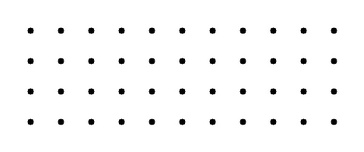
#> input picture Proyecto Final/calibration_images/dot_pattern.jpg, 364 x 152 px, shrunk from 600 x 250 before the run
$ python 'Calibración.py'
#> lines starting #> are read from the running program, lines starting #| are printed output that depends on the picture; after the words box and inside, x2 and y2 are one past the last pixel; in counts of white or black regions, pixels touching at a corner belong together
import cv2
import numpy as np
import matplotlib.pyplot as plt
import os

# Configuración del patrón de puntos
pattern_size = (11, 4)  # Número de puntos en el patrón (ancho, alto)

# Criterios de terminación
criteria = (cv2.TERM_CRITERIA_EPS + cv2.TERM_CRITERIA_MAX_ITER, 30, 0.001)

# Lista de nombres de archivos de imagen
images = [
    'calibration_images/dot_pattern.jpg',
    'calibration_images/1.jpg',
    'calibration_images/2.jpg',
    'calibration_images/3.jpg'
]

# Función para verificar si el archivo existe
def verificar_archivo(filepath):
    if not os.path.exists(filepath):
        print(f"Advertencia: No se pudo encontrar el archivo {filepath}")
        return False
    return True

objpoints = []
imgpoints = []

objp = np.zeros((pattern_size[0] * pattern_size[1], 3), np.float32)
objp[:, :2] = np.mgrid[0:pattern_size[0], 0:pattern_size[1]].T.reshape(-1, 2)

img_shape = None

results_final = []

for filepath in images:
    if not verificar_archivo(filepath):
        continue

    img = cv2.imread(filepath)
#> img is the input picture: shape (152, 364, 3); min 0, max 255, mean 248.8
    if img is None:
        results_final.append(f"Error: No se pudo cargar la imagen {filepath}")
        continue

    gray = cv2.cvtColor(img, cv2.COLOR_BGR2GRAY)
    gray = cv2.equalizeHist(gray)
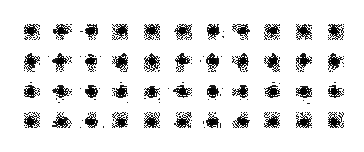
#> gray: shape (152, 364); min 0, max 255, mean 229.4
    gray = cv2.GaussianBlur(gray, (5, 5), 0)
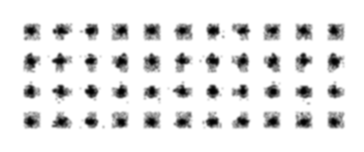
#> gray: shape (152, 364); min 1, max 255, mean 229.4

    ret, centers = cv2.findCirclesGrid(gray, pattern_size, cv2.CALIB_CB_SYMMETRIC_GRID)
#> ret = False

    if ret:
        results_final.append(f'Puntos encontrados en {os.path.basename(filepath)}')
        imgpoints.append(centers)
        objpoints.append(objp)

        img = cv2.drawChessboardCorners(img, pattern_size, centers, ret)

        # Mostrar los puntos detectados
        plt.imshow(cv2.cvtColor(img, cv2.COLOR_BGR2RGB))
        plt.title(f'Puntos del Patrón de Puntos Detectados: {os.path.basename(filepath)}')
        plt.axis('off')
        plt.show()
    else:
        results_final.append(f'No se encontraron puntos en {os.path.basename(filepath)}')
#> pass 2 of the loop `for filepath in images:`:
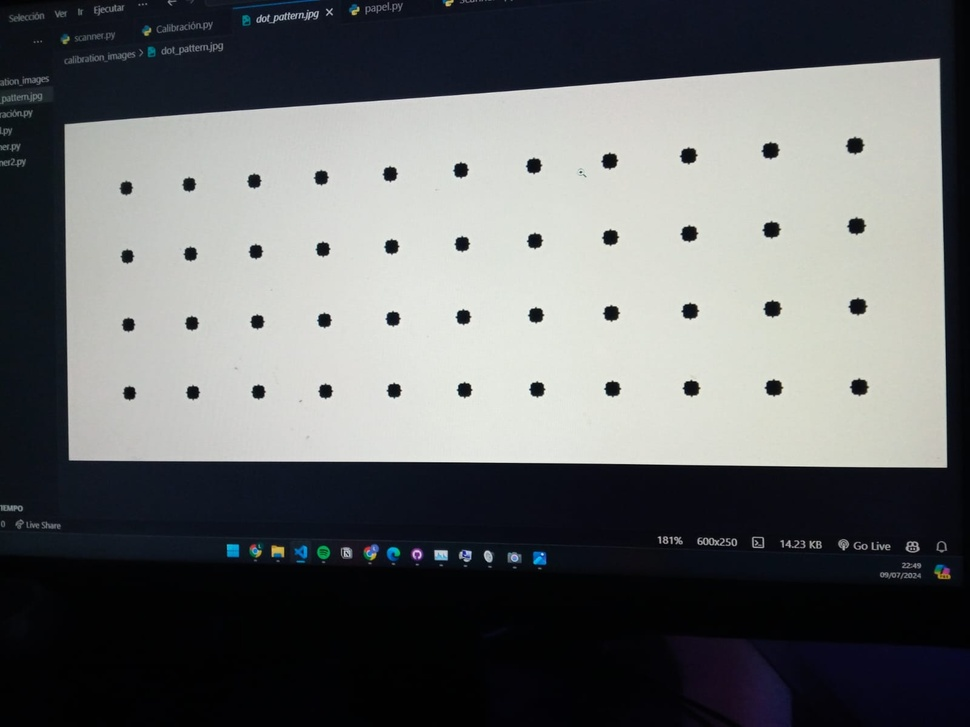
#> input picture Proyecto Final/calibration_images/1.jpg, 970 x 727 px, shrunk from 1600 x 1200 before the run
#> img is the input picture: shape (727, 970, 3); mean B, G, R 105.1, 104.2, 102.1
#> `gray = cv2.equalizeHist(gray)`:
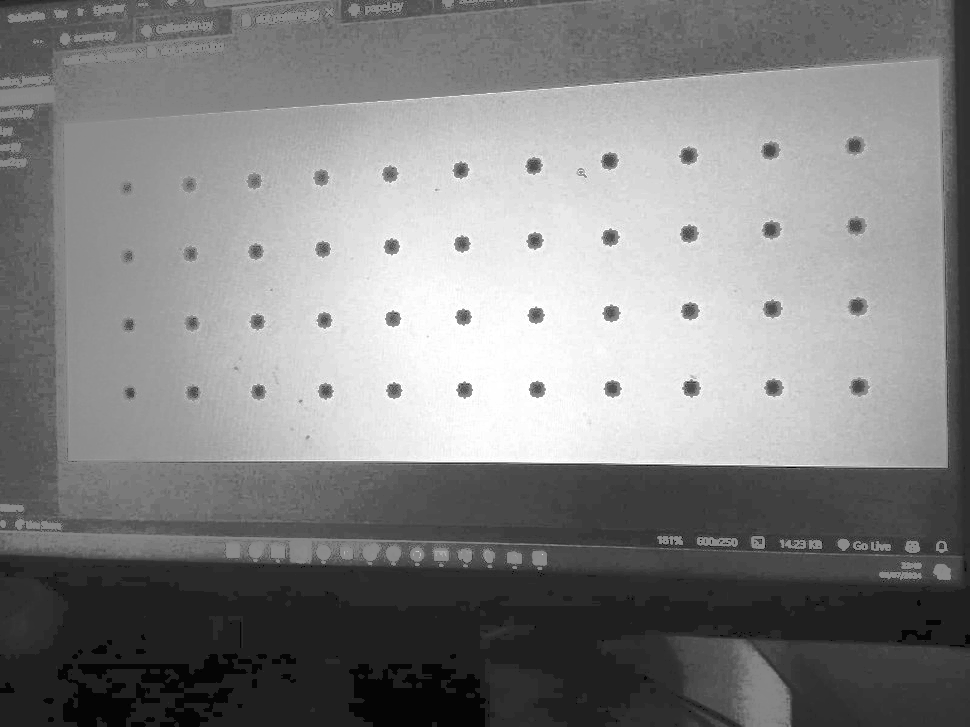
#> gray: shape (727, 970); min 0, max 255, mean 130.6
#> ret = True; centers = 44 rows, first 8: [126.5, 187.5], [189, 184], [253.9, 180.4], [321.1, 177], [389.7, 173.5], [460.5, 169.6], [533.4, 165.2], [609.1, 160.4]
#> `img = cv2.drawChessboardCorners(img, pattern_size, centers, ret)`:
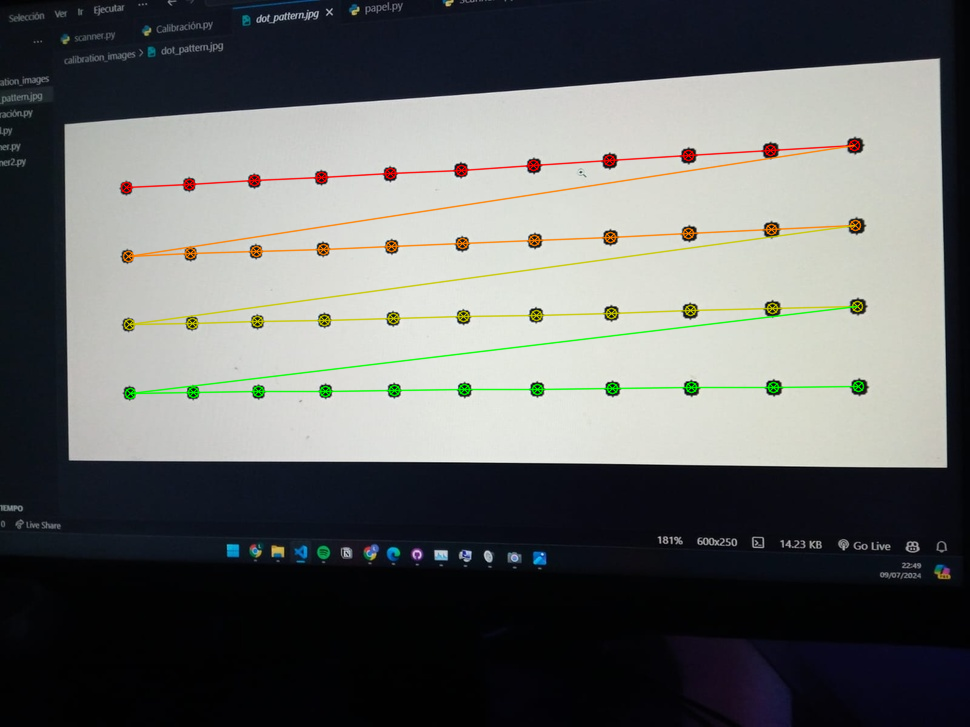
#> img: shape (727, 970, 3); 2.67% of pixels changed, all inside (x1, y1, x2, y2) = (120, 139, 865, 400)
#> pass 3 of the loop `for filepath in images:`:
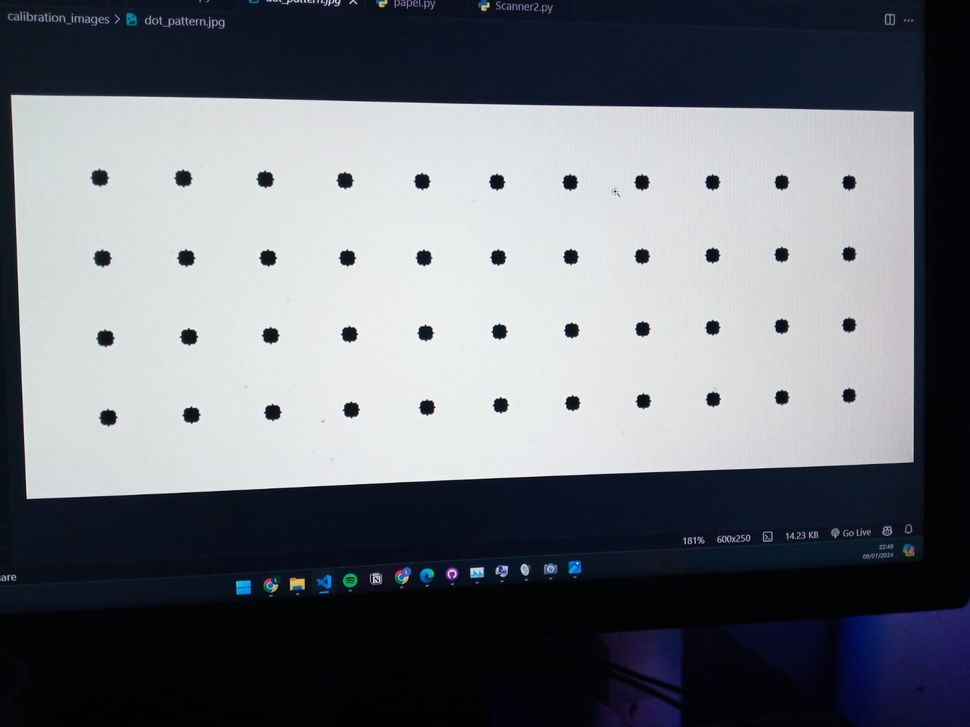
#> input picture Proyecto Final/calibration_images/2.jpg, 970 x 727 px, shrunk from 1600 x 1200 before the run
#> img is the input picture: shape (727, 970, 3); mean B, G, R 119.7, 112.5, 108.8
#> `gray = cv2.equalizeHist(gray)`:
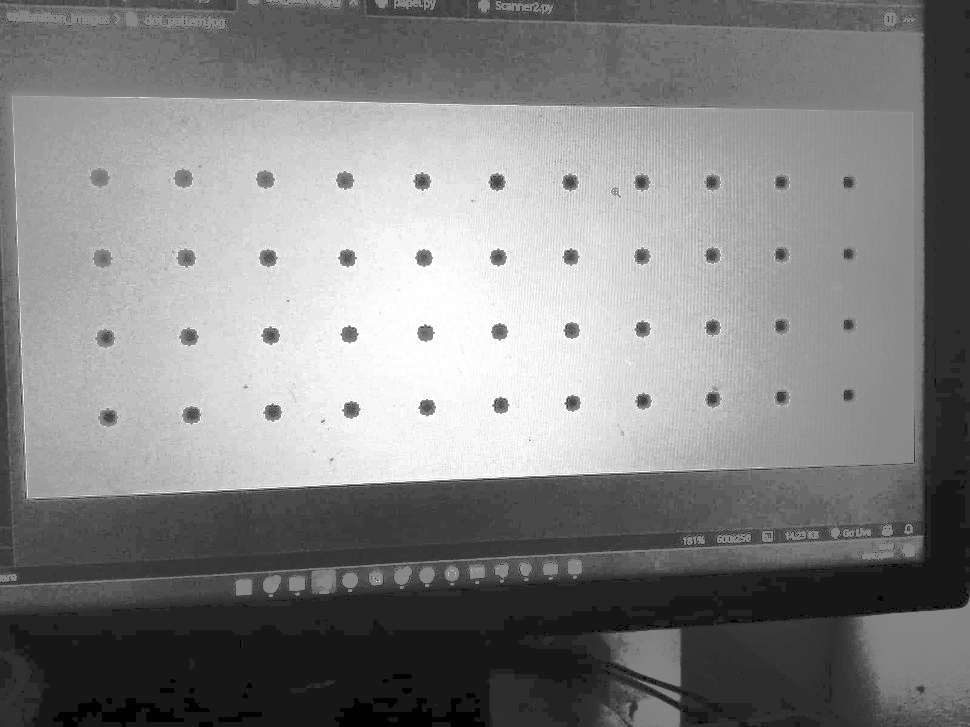
#> gray: shape (727, 970); min 0, max 255, mean 130.5
#> centers = 44 rows, first 8: [99.56, 177.4], [183.1, 177.8], [264.9, 178.9], [344.6, 180.1], [421.8, 181], [496.6, 181.4], [569.7, 181.8], [641.1, 181.9]
#> `img = cv2.drawChessboardCorners(img, pattern_size, centers, ret)`:
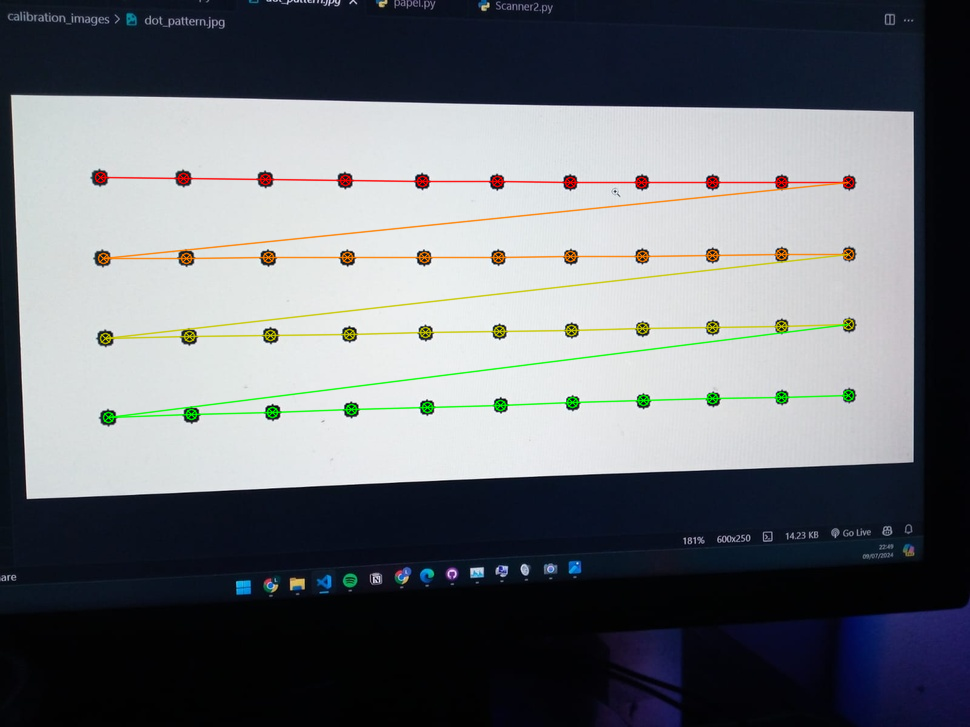
#> img: shape (727, 970, 3); 2.71% of pixels changed, all inside (x1, y1, x2, y2) = (94, 171, 855, 424)
#> the loop made 4 passes; the first 3 are shown

# Verificar que se han encontrado puntos en al menos una imagen
if imgpoints:
    img_shape = gray.shape[::-1]
#> img_shape = (970, 727)
    ret, mtx, dist, rvecs, tvecs = cv2.calibrateCamera(objpoints, imgpoints, img_shape, None, None)

    np.savez('calibration_images/calibracion_puntos.npz', mtx=mtx, dist=dist, rvecs=rvecs, tvecs=tvecs)

    results_final.append("Calibración completada y guardada.")
else:
    results_final.append("No se encontraron puntos en las imágenes de calibración.")

results_final
